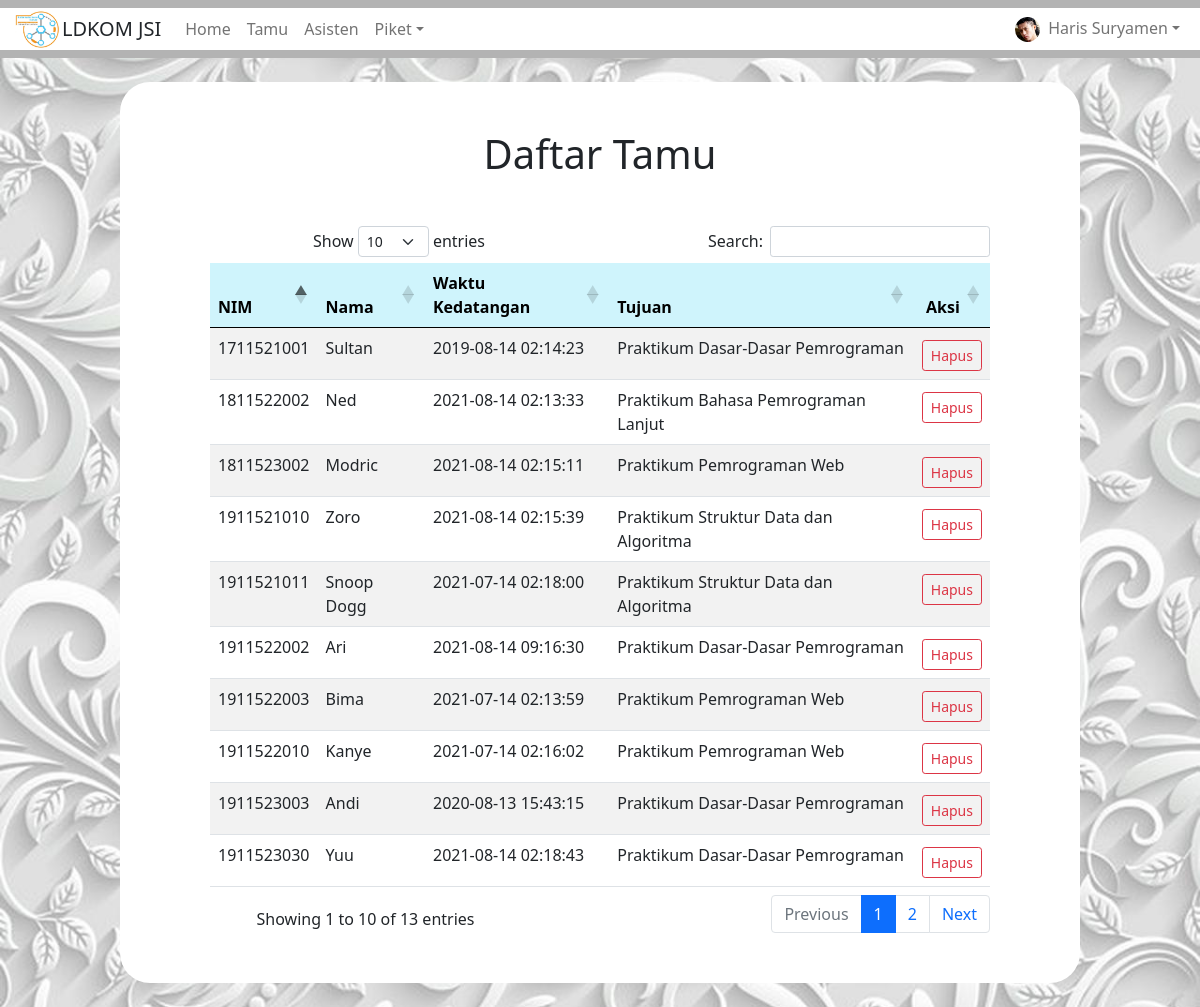
/Admin/tamu.php (signed in), run on the app's committed database.
### tables this page shows
CREATE TABLE `tamu` (
  `id` int(11) NOT NULL,
  `nim` varchar(100) NOT NULL,
  `nama` varchar(100) NOT NULL,
  `waktu_kedatangan` timestamp NOT NULL DEFAULT current_timestamp() ON UPDATE current_timestamp(),
  `tujuan` varchar(100) NOT NULL
);

### Admin/tamu.php (the view, shortened to what this page needs)
<?php
$koneksi = mysqli_connect("localhost","root","","tb_ldkom");
?>
<!doctype html>
<html lang="en">
<head>
	<link href="https://cdn.jsdelivr.net/npm/bootstrap@5.1.0/dist/css/bootstrap.min.css" rel="stylesheet">
	<link rel="stylesheet" type="text/css" href="https://cdnjs.cloudflare.com/ajax/libs/twitter-bootstrap/5.0.1/css/bootstrap.min.css">
	<link rel="stylesheet" type="text/css" href="https://cdn.datatables.net/1.10.25/css/dataTables.bootstrap5.min.css">
</head>
<body style="background: url(../gambar/bggbr.jpg); background-size: cover; background-repeat: no-repeat;">
	<nav class="navbar navbar-expand-lg navbar-light" style="background-color: #b3b3b3;" aria-label="Eleventh navbar example">
		<div class="container-fluid" style="background-color: white;">
			<div class="collapse navbar-collapse" style="background-color: white;">
				<ul class="navbar-nav me-auto mb-2 mb-lg-0">
					<li class="nav-item">
						<img src="../gambar/logoldkom1.png" style="width: 50px; height: 40px;">
					</li>
					<li class="nav-item">
						<h5 class="mt-2 me-3">LDKOM JSI</h5>
					</li>
					<li class="nav-item">
						<a class="nav-link" href="home_admin.php">Home</a>
					</li>
					<li class="nav-item">
						<a class="nav-link" href="tamu.php">Tamu</a>
					</li>
					<li class="nav-item">
						<a class="nav-link" href="asisten.php">Asisten</a>
					</li>
					<li class="nav-item dropdown">
						<a class="nav-link dropdown-toggle" href="#" id="dropdown09" data-bs-toggle="dropdown" aria-expanded="false">Piket</a>
					</li>
				</ul>
				<form>
					<ul class="navbar-nav me-auto mb-2 mb-lg-0">
						<li class="nav-item dropdown">
							<a class="nav-link dropdown-toggle" href="#" id="dropdown09" data-bs-toggle="dropdown"  aria-haspopup="true" aria-expanded="false"><img src="../gambar/<?php echo $_SESSION['foto']; ?>" class="me-2" style="width: 25px; height: 25px; border-radius: 30px;"><?php echo $_SESSION['nama']; ?></a>
						</li>
					</ul>
				</form>
			</div>
		</div>
	</nav>
	<div class="container" style="background-color: white;	 border-radius: 30px; width: 80%;">
		<div class="row py-5 mt-4 align-items-center">
			<center>
				<h1 class="mb-5">Daftar Tamu</h1>
				<div class="col-md-5 col-lg-10 ml-auto">
					<!-- <form class="row g-2" action="tamu.php" method="post">
						<div class="col-md-6">
							<div class="form-floating">
								<select class="form-select" id="floatingSelect" aria-label="Floating label select example" name="bulan">
									<option value="" selected>-----</option>
									<?php
									$bulan = ['Januari','Februari','Maret','April','Mei','Juni','Juli','Agustus','September','Oktober','November','Desember'];
									$b = '01';
									foreach ($bulan as $bul) {
										?>
										<option value="<?php echo $b ?>"><?php echo $bul; ?></option>
										<?php
										$b++;
									}
									?>
								</select>
								<label for="floatingSelect">Bulan</label>
							</div>
						</div>
						<div class="col-md-6">
							<div class="form-floating">
								<select class="form-select" id="floatingSelect" aria-label="Floating label select example" name="tahun">
									<option value="" selected>-----</option>
									<?php
									$tahun = ['2019','2020','2021'];
									foreach ($tahun as $tah) {
										?>
										<option value="<?php echo $tah ?>"><?php echo $tah; ?></option>
										<?php
									}
									?>
								</select>
								<label for="floatingSelect">Tahun</label>
							</div>
						</div>
						<div class="col-md-12 mb-5">
							<button type="Submit" name="lihat" class="btn btn-primary btn-block">
								<span class="font-weight-bold">Lihat</span>
							</button>
						</div>
					</form> -->
					<table class="table table-striped table-hover" id="example">
						<thead>
							<tr class="table-info">
								<th>NIM</th>
								<th>Nama</th>
								<th>Waktu Kedatangan</th>
								<th>Tujuan</th>
								<th><center>Aksi</center></th>
							</tr>
						</thead>
						<tbody>
							<?php
							if (isset($_POST['lihat'])) {
								if (empty($_POST['bulan']) || empty($_POST['tahun'])) {
									$query = mysqli_query($koneksi, "select * from tamu order by waktu_kedatangan desc");
								}else{
									$bulann = $_POST['bulan'];
									$tahunn = $_POST['tahun'];
									$query = mysqli_query($koneksi, "select * from tamu where month(waktu_kedatangan)='$bulann' and year(waktu_kedatangan)='$tahunn' order by waktu_kedatangan desc");
								}
							}else{
								$query = mysqli_query($koneksi, "select * from tamu order by waktu_kedatangan desc");
							}
							while ($tampil = mysqli_fetch_array($query)) {
								?>
								<tr>
									<td><?php echo $tampil['nim']; ?></td>
									<td><?php echo $tampil['nama']; ?></td>
									<td><?php echo $tampil['waktu_kedatangan']; ?></td>
									<td><?php echo $tampil['tujuan']; ?></td>
									<td><center><a href="tamu.php?id=<?php echo $tampil['id']; ?>"><button type="button" class="btn btn-outline-danger btn-sm mt-1" onclick="return confirm('Apakah Anda yakin menghapus data ini?')">Hapus</button></a></center></td>
								</tr>
								<?php
							}
							?>
						</tbody>
					</table>
				</div>
			</center>
		</div>
	</div>
	<br>
</body>
</html>

### data on the page
tamu: nim "1911522002", nama "Ari", waktu_kedatangan "2021-08-14 09:16:30", tujuan "Praktikum Dasar-Dasar Pemrograman"
tamu: nim "1911523030", nama "Yuu", waktu_kedatangan "2021-08-14 02:18:43", tujuan "Praktikum Dasar-Dasar Pemrograman"
tamu: nim "1911521010", nama "Zoro", waktu_kedatangan "2021-08-14 02:15:39", tujuan "Praktikum Struktur Data dan Algoritma"
tamu: nim "1811523002", nama "Modric", waktu_kedatangan "2021-08-14 02:15:11", tujuan "Praktikum Pemrograman Web"
tamu: nim "1811522002", nama "Ned", waktu_kedatangan "2021-08-14 02:13:33", tujuan "Praktikum Bahasa Pemrograman Lanjut"
tamu: nim "1911521011", nama "Snoop Dogg", waktu_kedatangan "2021-07-14 02:18:00", tujuan "Praktikum Struktur Data dan Algoritma"
tamu: nim "1911522010", nama "Kanye", waktu_kedatangan "2021-07-14 02:16:02", tujuan "Praktikum Pemrograman Web"
tamu: nim "1911522003", nama "Bima", waktu_kedatangan "2021-07-14 02:13:59", tujuan "Praktikum Pemrograman Web"
tamu: nim "1911523003", nama "Andi", waktu_kedatangan "2020-08-13 15:43:15", tujuan "Praktikum Dasar-Dasar Pemrograman"
tamu: nim "1711521001", nama "Sultan", waktu_kedatangan "2019-08-14 02:14:23", tujuan "Praktikum Dasar-Dasar Pemrograman"

### other printed values
$_SESSION['nama'] "Haris Suryamen"
